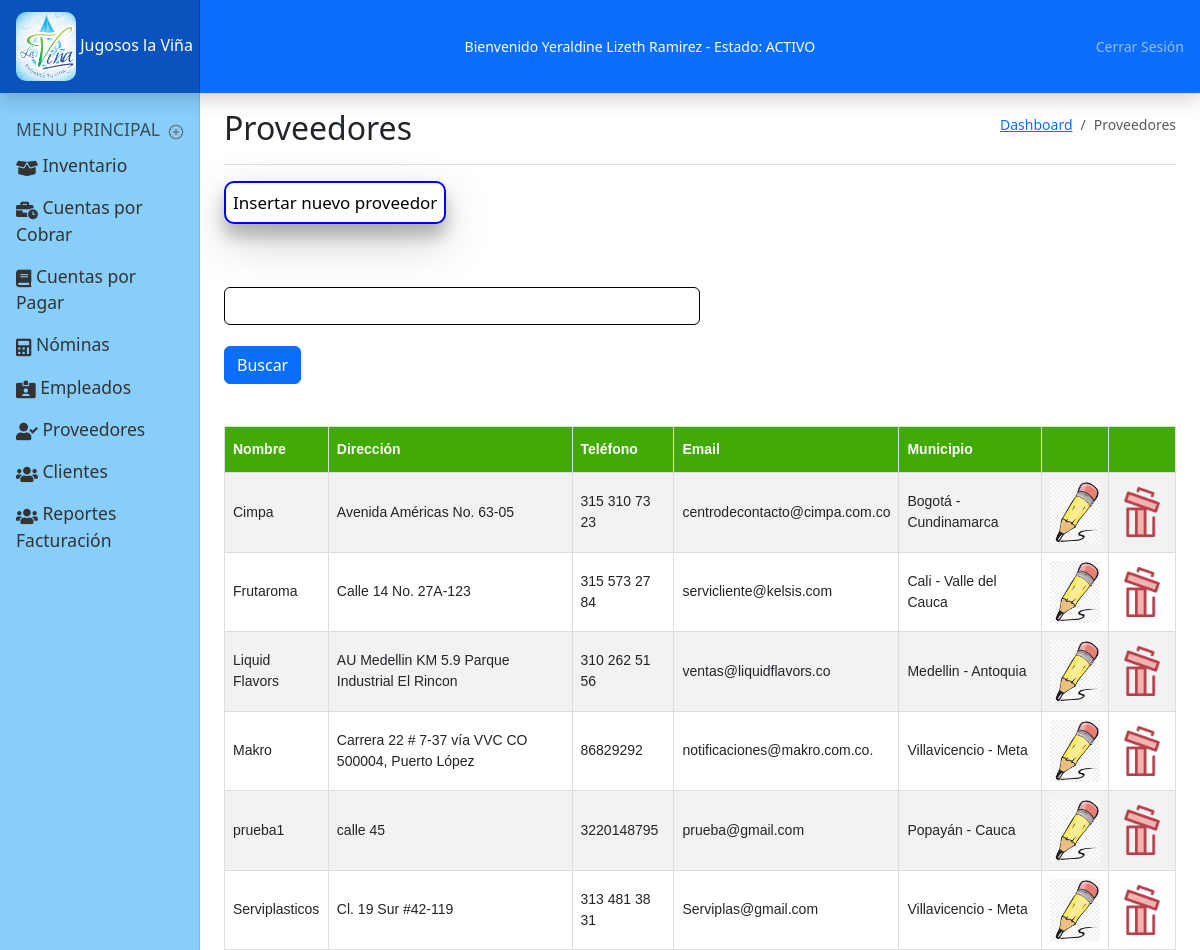
The app's page /proveedores.php (signed in) with its own data.
### tables this page shows
CREATE TABLE `usuario` (
  `id_usuario` int(11) NOT NULL,
  `nombre` varchar(150) NOT NULL,
  `user` varchar(255) NOT NULL,
  `identificacion` varchar(15) NOT NULL,
  `celular` varchar(10) NOT NULL,
  `direccion` varchar(150) NOT NULL,
  `email` varchar(150) NOT NULL,
  `contrasena` varchar(150) NOT NULL,
  `rol` varchar(255) NOT NULL,
  `activo` varchar(3) NOT NULL,
  `r_ecommerce` int(11) NOT NULL,
  `r_login` int(11) NOT NULL,
  `r_datos_de_pago` int(11) NOT NULL,
  `r_contador_visitas` int(11) NOT NULL,
  `r_encuesta` int(11) NOT NULL,
  `r_consultar_producto` int(11) NOT NULL,
  `r_chat` int(11) NOT NULL,
  `r_formulario` int(11) NOT NULL
);

CREATE TABLE `proveedores` (
  `id_proveedor` int(11) NOT NULL,
  `nombre` varchar(255) NOT NULL,
  `direccion` varchar(255) NOT NULL,
  `telefono` varchar(255) NOT NULL,
  `email` varchar(255) NOT NULL,
  `r_municipio` int(11) NOT NULL,
  `r_departamento` int(11) NOT NULL
);

CREATE TABLE `municipios_colombia` (
  `id_municipios` int(11) NOT NULL,
  `nombre_municipio` varchar(255) NOT NULL,
  `r_departamento` int(11) NOT NULL
);

CREATE TABLE `departamentos_colombia` (
  `id_departamentos` int(11) NOT NULL,
  `nombre_departamento` varchar(255) NOT NULL
);

### bloqueo.php (called while the page is built, shortened)
<?php
    $usuario = $_SESSION['usuario'];
    $consulta = "select * from usuario where id_usuario = '$usuario'";
    $resultado = mysqli_query($conexion, $consulta) or die ('No se consulto el usuario');
    $userr = mysqli_fetch_array($resultado);
?>

### bloques/proveedores/formulario.php (the view, shortened to what this page needs)
<button name="botoninsertar" value="insertar" type="button" class="btnInsertClient" onclick="abrirformulario('abrir')">Insertar nuevo proveedor</button>
<br><br><br>

### partes/header.php (shortened to what this page needs)
<header class="navbar navbar-dark sticky-top flex-md-nowrap p-0 shadow">
  <a class="navbar-brand col-md-3 col-lg-2 me-0 px-3 fs-6" href="#">
    <img id="log" src="img/logo.png" width="60px" alt="logo">
    Jugosos la Viña
  </a>
  <span style="color:white">
    Bienvenido <?php echo $userr['nombre']; ?> - Estado:
    <?php
    if ($userr['activo'] == "Si") {
      echo "ACTIVO";
    } else {
      echo "NO ACTIVO";
    }
    ?>
  </span>
  <div class="navbar-nav">
    <div class="nav-item text-nowrap">
      <a class="nav-link px-3" href="salir.php">Cerrar Sesión</a>
    </div>
  </div>
</header>

### bloques/proveedores/consulta.php
<div id="buscar">
  <form action="proveedores.php" method="GET">
    <input type="text" name="datos" id="datos" class="form-control" style="width: 50%; border: 1px solid #000;"><br>
    <input type="submit" name="botonb" value="Buscar" class="btn btn-primary">
  </form>
</div>
<br><br>
<div class="consulta">
    <table class="tconsulta">
        <tr>
            <th>Nombre</th>
            <th>Dirección</th>
            <th>Teléfono</th>
            <th>Email</th>
            <th>Municipio</th>
            <th></th>
            <th></th>
        </tr>
        <?php
        $consulta_p = "select * from proveedores order by nombre";
        $resultado_p = mysqli_query($conexion, $consulta_p) or die('no se consulto los proveedores');
        while ($proveedor = mysqli_fetch_array($resultado_p)) {
        ?>
        <tr>
            <td><?php echo $proveedor['nombre']; ?></td>
            <td><?php echo $proveedor['direccion']; ?></td>
            <td><?php echo $proveedor['telefono']; ?></td>
            <td><?php echo $proveedor['email']; ?></td>
            <td>
                <?php
                $consulta_municipio = "select * from municipios_colombia where id_municipios = " . $proveedor['r_municipio'];
                $res_municipio = mysqli_query($conexion, $consulta_municipio) or die('no se consulto municipio');
                $municipio = mysqli_fetch_array($res_municipio);
                $consulta_departamento = "select * from departamentos_colombia where id_departamentos = " . $proveedor['r_departamento'];
                $res_departamento = mysqli_query($conexion, $consulta_departamento) or die('no se consulto departamento');
                $departamento = mysqli_fetch_array($res_departamento);
                echo $municipio['nombre_municipio'] . " - " . $departamento['nombre_departamento'];
                ?>
            </td>
            <td>
                <img src="img/editar.png" width="50px" title="Editar" alt="Editar" style="cursor: pointer;" onclick="window.location = 'proveedores.php?id_proveedor=<?php echo $proveedor['id_proveedor']; ?>'">
            </td>
            <td>
                <img src="img/borrar.png" width="50px" title="Borrar" alt="Borrar" style="cursor: pointer;" onclick="eliminarProveedor(<?php echo $proveedor['id_proveedor']; ?>)">
            </td>
        </tr>
        <?php } ?>
    </table>
</div>

### css/dashboard.css (style rules this page uses)
body { font-size: .875rem; }
.navbar-brand { padding-top: .75rem; padding-bottom: .75rem; background-color: rgba(0, 0, 0, .25); box-shadow: inset -1px 0 0 rgba(0, 0, 0, .25); }
header { background-color: #0d6efd; }
#log { border-radius: 10px; }
.tconsulta { font-family: Arial, Helvetica, sans-serif; border-collapse: collapse; width: 100%; overflow-x: auto; }
.consulta td, .consulta th { border: 1px solid #ddd; padding: 8px; }
.consulta tr:nth-child(even) { background-color: #f2f2f2 }
.consulta th { padding-top: 12px; padding-bottom: 12px; text-align: left; background-color: #41aa04; color: white; }
.btnInsertClient { background-color: white; padding: 7px; border: 2px solid blue; border-radius: 10px; font-size: 17px; margin-right: 0px; box-shadow: 0 12px 16px 0 rgba(0,0,0,0.24),0 17px 50px 0 rgba(0,0,0,0.19); }

### records on screen
usuario: nombre "Yeraldine Lizeth Ramirez"
proveedores: nombre "Cimpa", direccion "Avenida Américas No. 63-05", telefono "315 310 73 23", email "centrodecontacto@cimpa.com.co", r_municipio.nombre_municipio "Bogotá", departamentos_colombia.nombre_departamento "Cundinamarca"
proveedores: nombre "Frutaroma", direccion "Calle 14 No. 27A-123", telefono "315 573 27 84", email "servicliente@kelsis.com", r_municipio.nombre_municipio "Cali", departamentos_colombia.nombre_departamento "Valle del Cauca"
proveedores: nombre "Liquid Flavors", direccion "AU Medellin KM 5.9 Parque Industrial El Rincon", telefono "310 262 51 56", email "ventas@liquidflavors.co", r_municipio.nombre_municipio "Medellin", departamentos_colombia.nombre_departamento "Antoquia"
proveedores: nombre "Makro", direccion "Carrera 22 # 7-37 vía VVC CO 500004, Puerto López", telefono "86829292", email "notificaciones@makro.com.co.", r_municipio.nombre_municipio "Villavicencio", departamentos_colombia.nombre_departamento "Meta"
proveedores: nombre "prueba1", direccion "calle 45", telefono "3220148795", email "prueba@gmail.com", r_municipio.nombre_municipio "Popayán", departamentos_colombia.nombre_departamento "Cauca"
proveedores: nombre "Serviplasticos", direccion "Cl. 19 Sur #42-119", telefono "313 481 38 31", email "Serviplas@gmail.com", r_municipio.nombre_municipio "Villavicencio", departamentos_colombia.nombre_departamento "Meta"
